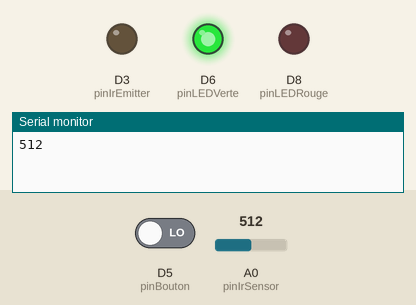
This sketch was run on a simulated ESP8266 (NodeMCU). Shown: output pins drawn as LEDs (lit = HIGH), the last lines printed to the serial monitor. Inputs (shaded band) come from the test bench; at power-on: A0 (pinIrSensor) = 512, D5 (pinBouton) LOW.

Above: at 1.8 s.
1.9 s: A0 (pinIrSensor) set to 835
3.4 s: A0 (pinIrSensor) set to 864
At 4.5 s:
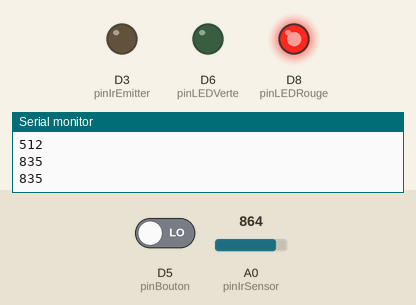
5.5 s: D5 (pinBouton) driven HIGH
At 7.2 s:
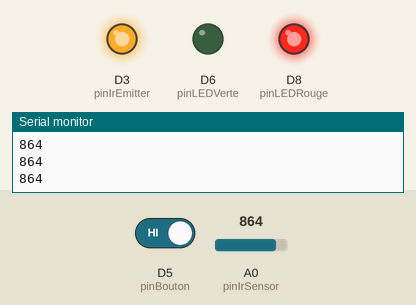
7.5 s: A0 (pinIrSensor) set to 840
At 8.8 s:
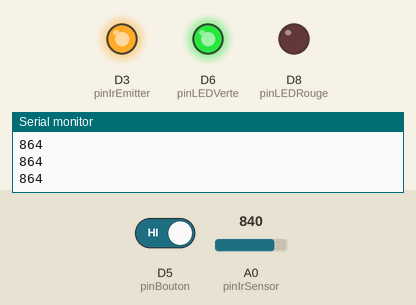
9.5 s: A0 (pinIrSensor) set to 860
At 10.3 s:
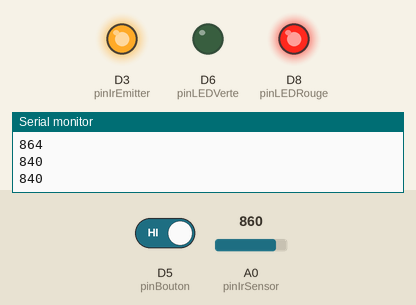
11.5 s: A0 (pinIrSensor) set to 716
At 13.1 s:
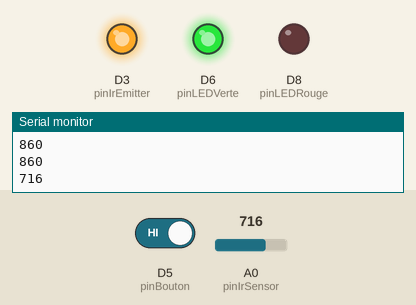
Timing chart, 0 to 14.5 s (numbered marks = the images above; inputs shaded):
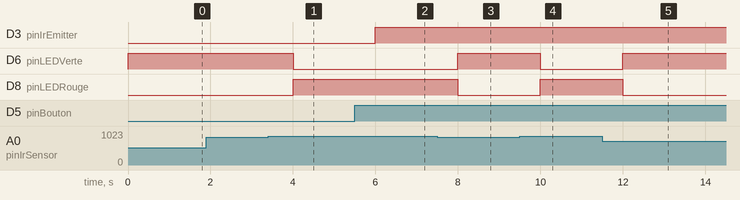

Measured:
- the behaviour switches between 850 and 851 on A0 (pinIrSensor) (found by bisection; images 0 and 1)
- after the input at 3.4 s, D6 (pinLEDVerte): HIGH → LOW after 0.60 s; D8 (pinLEDRouge): LOW → HIGH after 0.60 s
- after the input at 5.5 s, D3 (pinIrEmitter): LOW → HIGH after 0.50 s
- after the input at 7.5 s, D6 (pinLEDVerte): LOW → HIGH after 0.50 s; D8 (pinLEDRouge): HIGH → LOW after 0.50 s
- after the input at 9.5 s, D6 (pinLEDVerte): HIGH → LOW after 0.50 s; D8 (pinLEDRouge): LOW → HIGH after 0.50 s
- after the input at 11.5 s, D6 (pinLEDVerte): LOW → HIGH after 0.50 s; D8 (pinLEDRouge): HIGH → LOW after 0.50 s

The sketch:

Classe.ino
```cpp
#include "Classe.h"
#include <Arduino.h>


const int pinIrSensor = A0;
const int pinIrEmitter= D3;
const int pinBouton= D5;
const int pinLEDVerte= D6;
const int pinLEDRouge= D8;

#if defined(ARDUINO_ARCH_AVR)
#define debug  Serial
#elif defined(ARDUINO_ARCH_SAMD) ||  defined(ARDUINO_ARCH_SAM)
#define debug  SerialUSB
#else
#define debug  Serial
#endif

diode ir(pinIrEmitter, LOW);
digital bouton(pinBouton,INPUT);
diode vert(pinLEDVerte, LOW);
diode rouge(pinLEDRouge, LOW);

int a=0;

void setup() {

    Serial.begin(9600);
}

void loop() {


    if (bouton.getlevel()==HIGH){ir.setDiode(HIGH);}
    else{ir.setDiode(LOW);}
    a=analogRead(pinIrSensor);
    if (a<=850){
      vert.setDiode(HIGH);
      rouge.setDiode(LOW);
      delay(1000);
    }
    else{
      vert.setDiode(LOW);
      rouge.setDiode(HIGH);
      delay(1000);
    }

    Serial.println(a);
}
```

Classe.cpp
```cpp
// Classe de base pour tous les composants
// pour gérer l'initialision des entrées/sorties
#include "Classe.h"
```

Classe.h
```cpp
#ifndef _CLASSE_H_
#define _CLASSE_H_


#include <Arduino.h>


#define INPUT 0x0
#define OUTPUT 0x1

#define LOW 0x0
#define HIGH 0x1

class composant{
  protected:
    int pin;


  public:
    composant(){ this->pin = 0;} // constructeur sans argument
    composant(int p) { // constructeur avec arguments
      this->pin = p;;
    }

    void setPin(int p){
      this->pin = p;
    }


};


class digital: public composant{
  protected :
    int mode;

  public:
    digital() : composant(){this->mode = INPUT;} // constructeur sans argument
    digital(int p, int m) : composant(p){
       this->mode = m;
       pinMode(this->pin, this->mode);
    } // constructeur avec arguments


    void setPin(int p) {
      composant :: setPin(p);
      pinMode(this->pin, this->mode);
    }
     void setMode(char m){
      this->mode = m;
      pinMode(this->pin, this->mode);
    }
    int getlevel(){
      int result=-1;
      if (this->mode == INPUT){result=digitalRead(this->pin);}
      return result;
    }

};

class diode : public digital{
  protected :
    int level;

  public :
    diode() : digital(){this->level = 0; this->mode = OUTPUT;} // constructeur sans argument
    diode(int p, int l) : digital(p, OUTPUT){this->level = l; digitalWrite(this->pin, this->level);} // constructeur avec arguments
    void setDiode(int l){
      digitalWrite(this->pin,l);
      this->level=l;
      }


};


#endif
```
